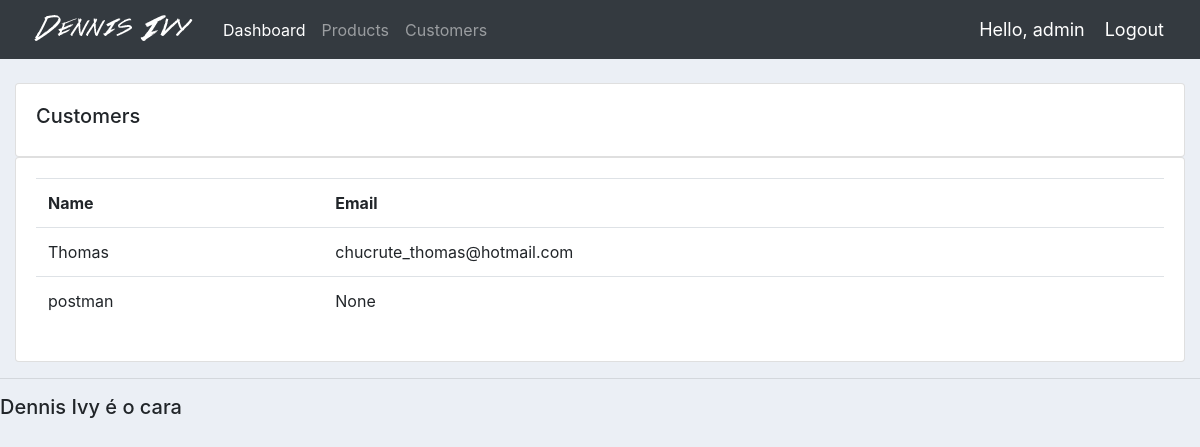
/customers/ (signed in), run on an earlier commit of the app's database.
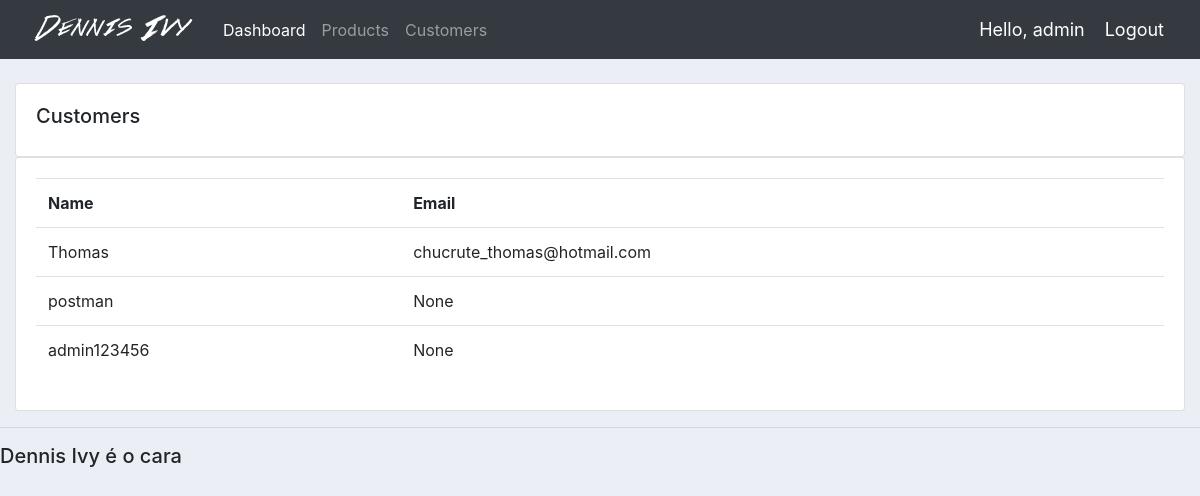
And on a later commit of the database.
### accounts/models.py (models this page shows, shortened)
class Customer(models.Model):
	auto_increment_id = models.AutoField(primary_key=True)
	name = models.CharField(max_length=200, default=None)
	email = models.CharField(max_length=200, null=True)
	date_created = models.DateTimeField(auto_now_add=True, null=True)

### accounts/views.py (the view)
# urls.py: path('customers/', views.customers, name='customers'),
@login_required(login_url='login')
def customers(request):
	customers = Customer.objects.all()
	return render(request,'accounts/customers.html',{'customers':customers})

### accounts/templates/accounts/customers.html
{%  extends 'accounts/main.html' %}
{% block content %}
		<br>
		<div class="row">
			<div class="col-md">
				<div class="card card-body">
					<h5>Customers</h5>
				</div>
				<div class="card card-body">
					<table class="table">
						<tr>
							<th>Name</th>
							<th>Email</th>
						</tr>
						{% for i in customers %}
							<tr>
								<td>{{i.name}}</td>
								<td>{{i.email}}</td>
							</tr>
						{% endfor %}
					</table>
				</div>
			</div>
		</div>
{% endblock content %}

What changed in the data, as far as the page shows it:
added Customer: name "admin123456", email "None"
